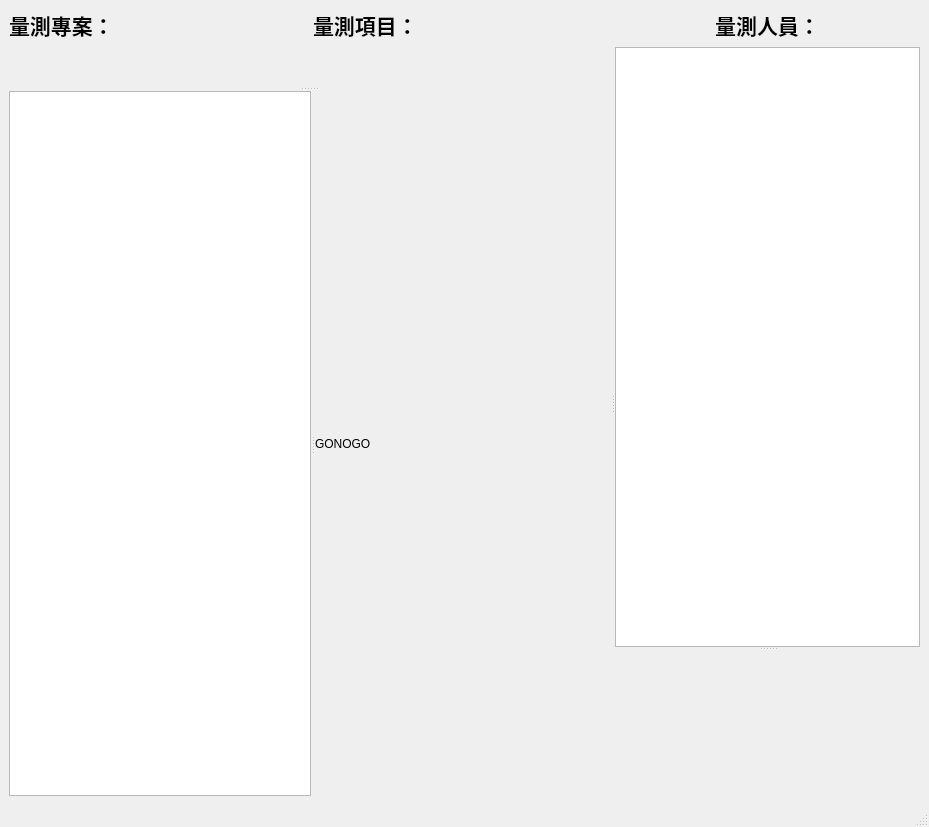
<?xml version="1.0" encoding="UTF-8"?>
<ui version="4.0">
 <class>MainWindow</class>
 <widget class="QMainWindow" name="MainWindow">
  <property name="geometry">
   <rect>
    <x>0</x>
    <y>0</y>
    <width>929</width>
    <height>827</height>
   </rect>
  </property>
  <property name="windowTitle">
   <string>MainWindow</string>
  </property>
  <widget class="QWidget" name="centralwidget">
   <property name="enabled">
    <bool>true</bool>
   </property>
   <property name="sizePolicy">
    <sizepolicy hsizetype="Minimum" vsizetype="Minimum">
     <horstretch>0</horstretch>
     <verstretch>0</verstretch>
    </sizepolicy>
   </property>
   <property name="layoutDirection">
    <enum>Qt::LeftToRight</enum>
   </property>
   <layout class="QGridLayout" name="gridLayout">
    <item row="0" column="0">
     <widget class="QSplitter" name="splitter_4">
      <property name="orientation">
       <enum>Qt::Horizontal</enum>
      </property>
      <widget class="QWidget" name="layoutWidget">
       <layout class="QVBoxLayout" name="verticalLayout">
        <item>
         <layout class="QHBoxLayout" name="horizontalLayout">
          <item>
           <widget class="QLabel" name="label_project_name">
            <property name="sizePolicy">
             <sizepolicy hsizetype="Preferred" vsizetype="Fixed">
              <horstretch>0</horstretch>
              <verstretch>0</verstretch>
             </sizepolicy>
            </property>
            <property name="font">
             <font>
              <family>微軟正黑體</family>
              <pointsize>16</pointsize>
              <weight>75</weight>
              <bold>true</bold>
             </font>
            </property>
            <property name="layoutDirection">
             <enum>Qt::LeftToRight</enum>
            </property>
            <property name="text">
             <string>量測專案：</string>
            </property>
            <property name="alignment">
             <set>Qt::AlignLeading|Qt::AlignLeft|Qt::AlignVCenter</set>
            </property>
           </widget>
          </item>
          <item>
           <widget class="QLabel" name="label_project_item_name">
            <property name="font">
             <font>
              <family>微軟正黑體</family>
              <pointsize>16</pointsize>
              <weight>75</weight>
              <bold>true</bold>
             </font>
            </property>
            <property name="text">
             <string>量測項目：</string>
            </property>
            <property name="alignment">
             <set>Qt::AlignLeading|Qt::AlignLeft|Qt::AlignVCenter</set>
            </property>
           </widget>
          </item>
         </layout>
        </item>
        <item>
         <widget class="QSplitter" name="splitter_2">
          <property name="orientation">
           <enum>Qt::Vertical</enum>
          </property>
          <widget class="QLabel" name="label_item_image">
           <property name="enabled">
            <bool>true</bool>
           </property>
           <property name="sizePolicy">
            <sizepolicy hsizetype="Ignored" vsizetype="Ignored">
             <horstretch>0</horstretch>
             <verstretch>0</verstretch>
            </sizepolicy>
           </property>
           <property name="maximumSize">
            <size>
             <width>600</width>
             <height>600</height>
            </size>
           </property>
           <property name="text">
            <string/>
           </property>
           <property name="pixmap">
            <pixmap resource="C:/Users/PDAL-00/Desktop/qrc.qrc">:/newPrefix/messageImage_1600330717366.jpg</pixmap>
           </property>
           <property name="scaledContents">
            <bool>true</bool>
           </property>
           <property name="alignment">
            <set>Qt::AlignCenter</set>
           </property>
          </widget>
          <widget class="QSplitter" name="splitter">
           <property name="orientation">
            <enum>Qt::Horizontal</enum>
           </property>
           <widget class="QTableWidget" name="tableWidget_project_item">
            <property name="sizePolicy">
             <sizepolicy hsizetype="Ignored" vsizetype="Fixed">
              <horstretch>0</horstretch>
              <verstretch>0</verstretch>
             </sizepolicy>
            </property>
            <property name="minimumSize">
             <size>
              <width>250</width>
              <height>250</height>
             </size>
            </property>
           </widget>
           <widget class="QLabel" name="label_gonogo">
            <property name="enabled">
             <bool>true</bool>
            </property>
            <property name="sizePolicy">
             <sizepolicy hsizetype="Ignored" vsizetype="Fixed">
              <horstretch>0</horstretch>
              <verstretch>0</verstretch>
             </sizepolicy>
            </property>
            <property name="minimumSize">
             <size>
              <width>250</width>
              <height>250</height>
             </size>
            </property>
            <property name="text">
             <string>GONOGO</string>
            </property>
           </widget>
          </widget>
         </widget>
        </item>
       </layout>
      </widget>
      <widget class="QWidget" name="layoutWidget">
       <layout class="QVBoxLayout" name="verticalLayout_2">
        <item>
         <widget class="QLabel" name="label_project_item_name_2">
          <property name="font">
           <font>
            <family>微軟正黑體</family>
            <pointsize>16</pointsize>
            <weight>75</weight>
            <bold>true</bold>
           </font>
          </property>
          <property name="text">
           <string>量測人員：</string>
          </property>
          <property name="alignment">
           <set>Qt::AlignCenter</set>
          </property>
         </widget>
        </item>
        <item>
         <widget class="QSplitter" name="splitter_3">
          <property name="orientation">
           <enum>Qt::Vertical</enum>
          </property>
          <widget class="QTableWidget" name="tableWidget_measure">
           <property name="sizePolicy">
            <sizepolicy hsizetype="Ignored" vsizetype="Ignored">
             <horstretch>0</horstretch>
             <verstretch>0</verstretch>
            </sizepolicy>
           </property>
           <property name="maximumSize">
            <size>
             <width>3000</width>
             <height>600</height>
            </size>
           </property>
          </widget>
          <widget class="QLabel" name="label_5">
           <property name="sizePolicy">
            <sizepolicy hsizetype="Ignored" vsizetype="Ignored">
             <horstretch>0</horstretch>
             <verstretch>0</verstretch>
            </sizepolicy>
           </property>
           <property name="text">
            <string/>
           </property>
           <property name="pixmap">
            <pixmap>:/newPrefix/螢幕擷取畫面 2020-09-17 163652.png</pixmap>
           </property>
           <property name="scaledContents">
            <bool>true</bool>
           </property>
          </widget>
         </widget>
        </item>
       </layout>
      </widget>
     </widget>
    </item>
   </layout>
  </widget>
  <widget class="QMenuBar" name="menubar">
   <property name="geometry">
    <rect>
     <x>0</x>
     <y>0</y>
     <width>929</width>
     <height>21</height>
    </rect>
   </property>
  </widget>
  <widget class="QStatusBar" name="statusbar"/>
 </widget>
 <resources>
  <include location="C:/Users/PDAL-00/Desktop/qrc.qrc"/>
 </resources>
 <connections/>
</ui>
